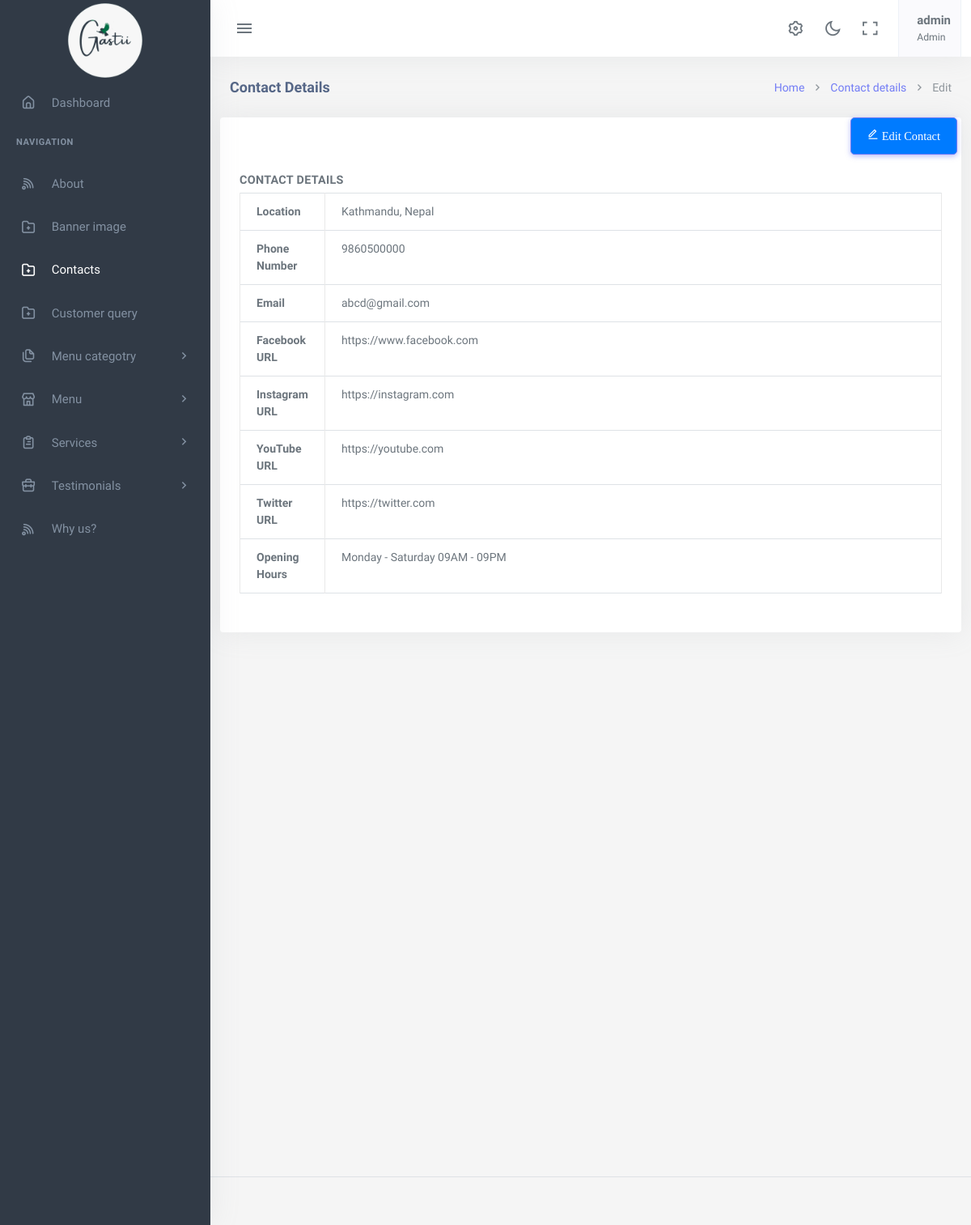
Page /contact/1/ (signed in) on the committed database.
### app/models.py (models this page shows)
class ContactDetails(models.Model):
    location = models.CharField(max_length=150)
    phoneNo = models.PositiveIntegerField()
    email = models.EmailField()
    facebookUrl = models.URLField(null=True, blank=True)
    instagramUrl = models.URLField(null=True, blank=True)
    youtubeUrl = models.URLField(null=True, blank=True)
    twiterUrl = models.URLField(null=True, blank=True)
    openingHours= models.TextField()
    class Meta:
        ordering = ['-id',]

### app/views.py (the view)
# urls.py: path('contact/<int:pk>/', views.ContactDetailview.as_view(), name='contact-detail'),
@method_decorator([login_required(login_url='login'), superadmin_required], name='dispatch')
class ContactDetailview(View):
    def get(self, request, pk):
        contact_details = ContactDetails.objects.get(pk=pk)
        context = {'contact_details': contact_details}
        return render(request, 'app/contact_details.html', context)

### app/templates/app/contact_details.html
{% extends 'app/base.html' %}
{% load static %}
{% block content %}
    <div class="content-page">
        <div class="content">
            <div class="container-fluid">
                <div class="row">
                    <div class="col-12">
                        <div class="page-title-box">
                            <div class="page-title-right">
                                <ol class="breadcrumb m-0">
                                    <li class="breadcrumb-item"><a href="{%url 'index'%}">Home</a></li>
                                    <li class="breadcrumb-item active"><a href="{% url 'contact-detail' pk=1 %}">Contact details</a></li>
                                    <li class="breadcrumb-item active">Edit</li>
                                </ol>
                            </div>
                            <h4 class="page-title">Contact Details</h4>
                        </div>
                    </div>
                </div>
            </div>
            <div class="card">
                <div style="text-align: right;">
                    <a href="{% url 'contact-edit' pk=1 %}">
                    <button class="btn btn-primary" style="text-align: right;">
                    <i class="ri-edit-line"> Edit Contact</i></button></a>
                </div>
                <div class="card-body">
                    <h4 class="header-title">Contact Details</h4>
                    <table class="table table-bordered">
                        <tbody>
                            <tr>
                                <th scope="row">Location</th>
                                <td>{{ contact_details.location }}</td>
                            </tr>
                            <tr>
                                <th scope="row">Phone Number</th>
                                <td>{{ contact_details.phoneNo }}</td>
                            </tr>
                            <tr>
                                <th scope="row">Email</th>
                                <td>{{ contact_details.email }}</td>
                            </tr>
                            <tr>
                                <th scope="row">Facebook URL</th>
                                <td>{{ contact_details.facebookUrl }}</td>
                            </tr>
                            <tr>
                                <th scope="row">Instagram URL</th>
                                <td>{{ contact_details.instagramUrl }}</td>
                            </tr>
                            <tr>
                                <th scope="row">YouTube URL</th>
                                <td>{{ contact_details.youtubeUrl }}</td>
                            </tr>
                            <tr>
                                <th scope="row">Twitter URL</th>
                                <td>{{ contact_details.twiterUrl }}</td>
                            </tr>
                            <tr>
                                <th scope="row">Opening Hours</th>
                                <td>{{ contact_details.openingHours }}</td>
                            </tr>
                        </tbody>
                    </table>
                </div>
            </div>
        </div>
    </div>
</div>
{% endblock %}

### app/templates/app/base.html (shortened to what this page needs)
{% load static %}
<!DOCTYPE html>
<html lang="en">
    <head>
        <link rel="stylesheet" href="{% static 'app/assets/vendor/jquery-toast-plugin/jquery.toast.min.css'%}">
        <link href="{% static 'app/assets/css/app-saas.min.css'%}" rel="stylesheet" type="text/css" id="app-style" />
        <link href="{% static 'app/assets/css/icons.min.css'%}" rel="stylesheet" type="text/css" />
        <link href="{% static 'app/assets/vendor/bootstrap-datepicker/css/bootstrap-datepicker.min.css'%}" rel="stylesheet" type="text/css" />
        <link href="{% static 'app/assets/vendor/select2/css/select2.min.css'%}" rel="stylesheet" type="text/css" />
        <link href="{% static 'app/assets/vendor/datatables.net-bs5/css/dataTables.bootstrap5.min.css'%}" rel="stylesheet" type="text/css" />
        <link href="{% static 'app/assets/vendor/datatables.net-responsive-bs5/css/responsive.bootstrap5.min.css'%}" rel="stylesheet" type="text/css" />
        <link href="{% static 'app/assets/css/app-saas.min.css'%}" rel="stylesheet" type="text/css" id="app-style" />
        <link href="{% static 'app/assets/css/icons.min.css'%}" rel="stylesheet" type="text/css" />
        <link href="{% static 'app/assets/vendor/quill/quill.core.css' %}" rel="stylesheet" type="text/css" />
        <link href="{% static 'app/assets/vendor/quill/quill.snow.css' %}" rel="stylesheet" type="text/css" />
        <link href="{% static 'app/assets/vendor/datatables.net-buttons-bs5/css/buttons.bootstrap5.min.css' %}" rel="stylesheet" type="text/css" />
        <link href="{% static 'app/assets/vendor/datatables.net-bs5/css/dataTables.bootstrap5.min.css'%}" rel="stylesheet" type="text/css" />
        <link href="{% static 'app/assets/vendor/datatables.net-responsive-bs5/css/responsive.bootstrap5.min.css'%}" rel="stylesheet" type="text/css" />
        <link href="{% static 'app/assets/vendor/datatables.net-fixedcolumns-bs5/css/fixedColumns.bootstrap5.min.css'%}" rel="stylesheet" type="text/css" />
        <link href="{% static 'app/assets/vendor/datatables.net-fixedheader-bs5/css/fixedHeader.bootstrap5.min.css'%}" rel="stylesheet" type="text/css" />
        <link href="{% static 'app/assets/vendor/datatables.net-buttons-bs5/css/buttons.bootstrap5.min.css'%}" rel="stylesheet" type="text/css" />
        <link href="{% static 'app/assets/vendor/datatables.net-select-bs5/css/select.bootstrap5.min.css'%}" rel="stylesheet" type="text/css" />
        <link href="{% static 'app/assets/css/app-saas.min.css'%}" rel="stylesheet" type="text/css" id="app-style" />
        <link href="{% static 'app/assets/css/icons.min.css'%}" rel="stylesheet" type="text/css" />
        <link href="{% static 'app/assets/vendor/simplemde/simplemde.min.css'%}" rel="stylesheet" type="text/css" />
    </head>
    <link rel="stylesheet" href="https://maxcdn.bootstrapcdn.com/font-awesome/4.7.0/css/font-awesome.min.css">
    <body>
        <div class="wrapper">
            <div class="navbar-custom">
                <div class="topbar container-fluid">
                    <div class="d-flex align-items-center gap-lg-2 gap-1">
                        <button class="button-toggle-menu">
                            <i class="mdi mdi-menu"></i>
                        </button>
                    </div>
                    <ul class="topbar-menu d-flex align-items-center gap-3">
                        <li class="d-none d-sm-inline-block">
                            <a class="nav-link" data-bs-toggle="offcanvas" href="#theme-settings-offcanvas">
                                <i class="ri-settings-3-line font-22"></i>
                            </a>
                        </li>
                        <li class="d-none d-sm-inline-block">
                            <div class="nav-link" id="light-dark-mode" data-bs-toggle="tooltip" data-bs-placement="left" title="Theme Mode">
                                <i class="ri-moon-line font-22"></i>
                            </div>
                        </li>
                        <li class="d-none d-md-inline-block">
                            <a class="nav-link" href="#" data-toggle="fullscreen">
                                <i class="ri-fullscreen-line font-22"></i>
                            </a>
                        </li>
                        <li class="dropdown">
                            <a class="nav-link dropdown-toggle arrow-none nav-user px-2" data-bs-toggle="dropdown" href="#" role="button" aria-haspopup="false" aria-expanded="false">
                                <span class="d-lg-flex flex-column gap-1 d-none">
                                    <h5 class="my-0"> {{request.user.username}}</h5>
                                    <h6 class="my-0 fw-normal">Admin</h6>
                                </span>
                            </a>
                        </li>
                    </ul>
                </div>
            </div>
            <div class="leftside-menu">
                <a href="#" class="logo logo-light">
                    <span class="logo-lg">
                        <img src="{% static 'app/assets/images/logo.png'%}" alt="logo" style="height: 100px;">
                    </span>
                </a>
                <div class="h-100" id="leftside-menu-container" data-simplebar>
                    <ul class="side-nav">
                        <li class="side-nav-item">
                            <a href="{%url 'index'%}" class="side-nav-link">
                                <i class="uil-home-alt"></i>
                                <span> Dashboard </span>
                            </a>
                        </li>
                        <li class="side-nav-title">Navigation</li>
                        <li class="side-nav-item">
                            <a href="{% url 'about-detail' pk=1 %}" class="side-nav-link">
                                <i class="uil-rss"></i>
                                <span> About </span>
                            </a>
                        </li>
                        <li class="side-nav-item">
                            <a href="{% url 'banner-detail' pk=1 %}" class="side-nav-link">
                                <i class="uil-folder-plus"></i>
                                <span>Banner image </span>
                            </a>
                        </li>
                        <li class="side-nav-item">
                            <a href="{% url 'contact-detail' pk=1 %}" class="side-nav-link">
                                <i class="uil-folder-plus"></i>
                                <span>Contacts</span>
                            </a>
                        </li>
                        <li class="side-nav-item">
                            <a href="{% url 'customer-query-list'%}" class="side-nav-link">
                                <i class="uil-folder-plus"></i>
                                <span>Customer query</span>
                            </a>
                        </li>
                        <li class="side-nav-item">
                            <a data-bs-toggle="collapse" href="#sidebarPages" aria-expanded="false" aria-controls="sidebarPages" class="side-nav-link">
                                <i class="uil-copy-alt"></i>
                                <span> Menu categotry</span>
                                <span class="menu-arrow"></span>
                            </a>
                        </li>
                        <li class="side-nav-item">
                            <a data-bs-toggle="collapse" href="#sidebarEcommerce" aria-expanded="false" aria-controls="sidebarEcommerce" class="side-nav-link">
                                <i class="uil-store"></i>
                                <span>Menu</span>
                                <span class="menu-arrow"></span>
                            </a>
                        </li>
                        <li class="side-nav-item">
                            <a data-bs-toggle="collapse" href="#sidebarTasks" aria-expanded="false" aria-controls="sidebarTasks" class="side-nav-link">
                                <i class="uil-clipboard-alt"></i>
                                <span> Services</span>
                                <span class="menu-arrow"></span>
                            </a>
                        </li>
                        <li class="side-nav-item">
                            <a data-bs-toggle="collapse" href="#sidebarProjects" aria-expanded="false" aria-controls="sidebarProjects" class="side-nav-link">
                                <i class="uil-briefcase"></i>
                                <span> Testimonials </span>
                                <span class="menu-arrow"></span>
                            </a>
                        </li>
                        <li class="side-nav-item">
                            <a href="{%url 'why_us-detail' pk=1%}" class="side-nav-link">
                                <i class="uil-rss"></i>
                                <span> Why us? </span>
                            </a>
                        </li>
                    </ul>
                </div>
            </div>
  {% block content %}
  {% endblock  %}
        <footer class="footer">
            <div class="container-fluid">
                <div class="row">
                    <div class="col-md-6">
                    </div>
                    <div class="col-md-6">
                    </div>
                </div>
            </div>
        </footer>
        </body>
    </html>

### app/templates/app/base.html (style rules this page uses)
.btn { margin: 0 5px; padding: 10px 20px; border-radius: 5px; cursor: pointer; }
.btn-primary { background-color: #007bff; color: #fff; }

### rows in the picture
ContactDetails: location "Kathmandu, Nepal", phoneNo "9860500000", email "abcd@gmail.com", facebookUrl "https://www.facebook.com", instagramUrl "https://instagram.com", youtubeUrl "https://youtube.com", twiterUrl "https://twitter.com", openingHours "Monday - Saturday 09AM - 09PM"

### other values in the picture
{{ request.user.username }} "admin"
